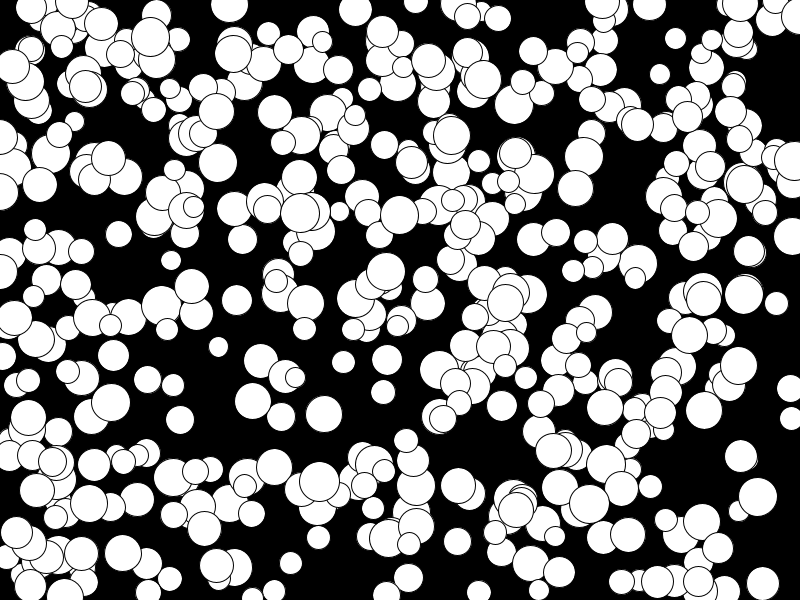
Frame 1 (no input)
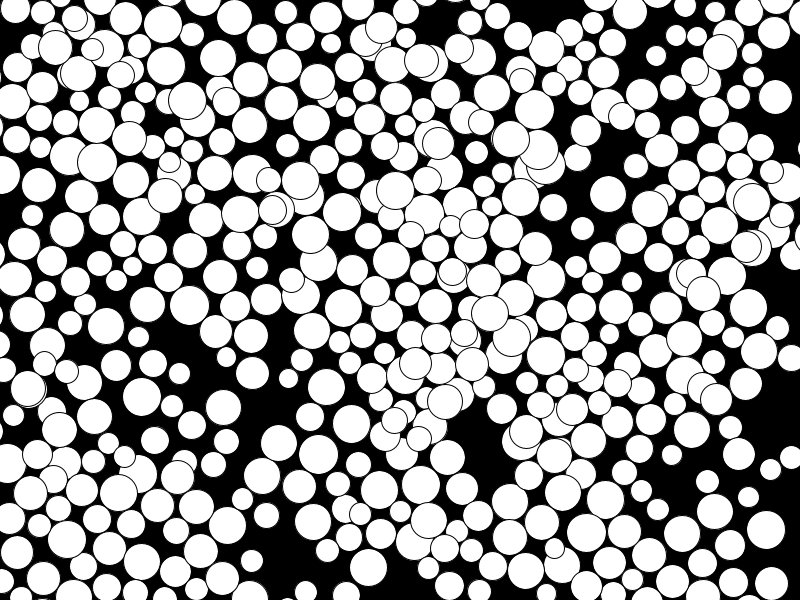
Frame 60 (the mouse pressed at the canvas centre just before this capture)
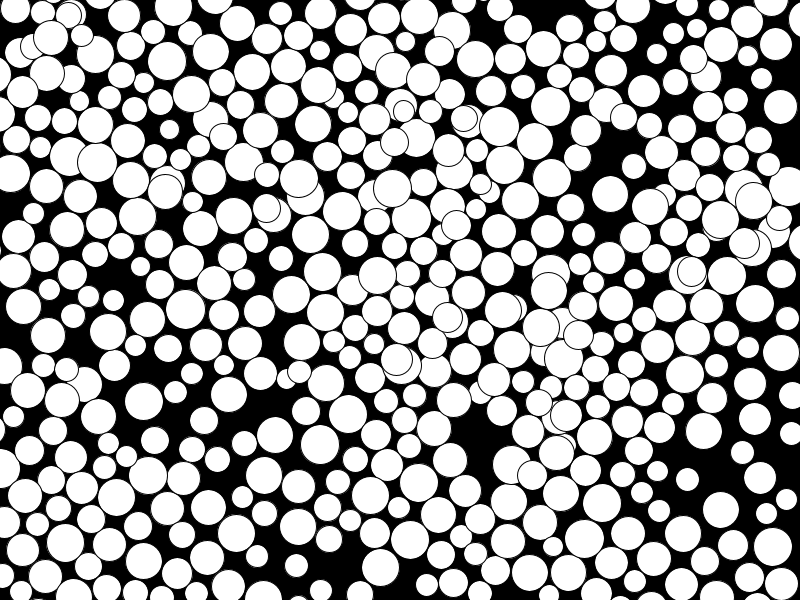
Frame 120 (the mouse held since frame 60 and released just before this capture)

The Processing sketch that drew these frames (run headless with seeded random() and noise(); from frame 60 on, the mouse is pressed at the canvas centre):

// Processing sketch: Bouncing_Balls_Arrays
// ── Bouncing_Balls_Arrays.pde
int count = 500;

PVector[] loc = new PVector[count];
PVector[] vel = new PVector[count];
PVector[] acc = new PVector[count];
float[] sz = new float[count];

void setup() {
  size(800, 600);
  for (int i = 0; i < count; i++) { 
    loc[i] = new PVector(random(sz[i], width-sz[i]), random(sz[i], height-sz[i]));
    sz[i] =  random(20, 40);
    vel[i] = PVector.random2D();
    acc[i] = new PVector(0, 0);
  }
}

void draw() {
  background(0);

  for (int i = 0; i < count; i++) {
    vel[i].add(acc[i]);
    loc[i].add(vel[i]);
    for (int j = 0; j < count; j++) {
      if (i!=j) {
        if (loc[i].dist(loc[j]) < sz[i]/2 + sz[j]/2) {
          if (loc[i].x < loc[j].x) {   
            vel[i].x = -abs(vel[i].x);
            vel[j].x = abs(vel[j].x);
          } else {
            vel[i].x = abs(vel[i].x);
            vel[j].x = -abs(vel[j].x);
          }
          if (loc[i].y < loc[j].y) {    
            vel[i].y = -abs(vel[i].y);
            vel[j].y = abs(vel[j].y);
          } else {
            vel[i].y = abs(vel[i].y);
            vel[j].y = -abs(vel[j].y);
          }
        }
      }
    }
    ellipse(loc[i].x, loc[i].y, sz[i], sz[i]);

    if (loc[i].x + sz[i]/2 > width || loc[i].x - sz[i]/2 < 0) {
      vel[i].x *= -1;
    }
    if (loc[i].y + sz[i]/2 > height || loc[i].y - sz[i]/2 < 0) {
      vel[i].y *= -1;
    }
  }

}
